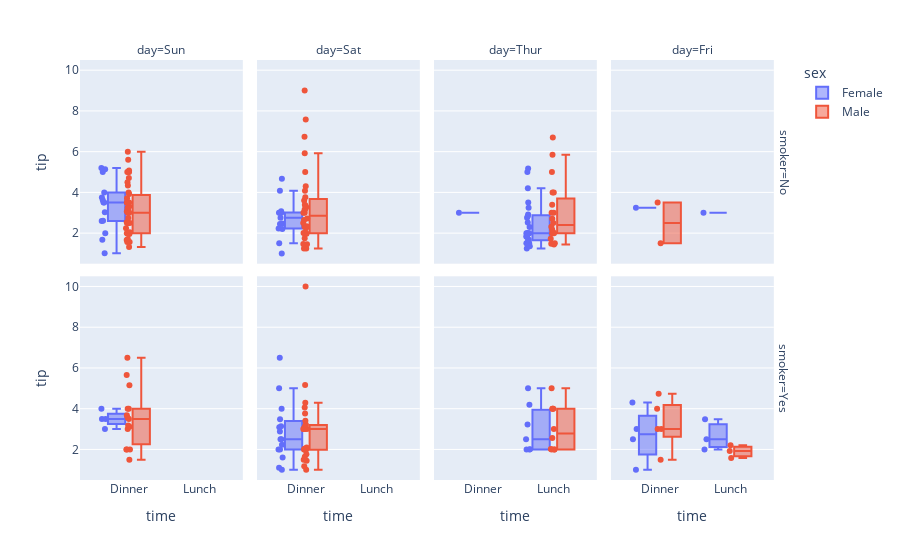

The code cell stored with this chart in its notebook:
### Markdown cell above
`-` 흡연유무에 따라서도 달라질까?

### Code cell
df.plot.box(backend='plotly',y='tip',x='time',color='sex',facet_col='day', facet_row='smoker',points='all')

### Figure 1 — Plotly figure (JSON) as saved in the notebook; plotly's stock layout.template omitted (floating-point values rounded to 4 significant figures)
{"data": [{"alignmentgroup": "True", "boxpoints": "all", "hovertemplate": "sex=Female<br>smoker=No<br>day=Sun<br>time=%{x}<br>tip=%{y}<extra></extra>", "legendgroup": "Female", "marker": {"color": "#636efa"}, "name": "Female", "notched": false, "offsetgroup": "Female", "orientation": "v", "showlegend": true, "type": "box", "x": ["Dinner", "Dinner", "Dinner", "Dinner", "Dinner", "Dinner", "Dinner", "Dinner", "Dinner", "Dinner", "Dinner", "Dinner", "Dinner", "Dinner"], "x0": " ", "xaxis": "x5", "y": [1.01, 3.61, 5, 3.02, 1.67, 3.5, 2.6, 5.2, 4, 3.5, 5.14, 3.75, 2.61, 2], "y0": " ", "yaxis": "y5"}, {"alignmentgroup": "True", "boxpoints": "all", "hovertemplate": "sex=Female<br>smoker=No<br>day=Sat<br>time=%{x}<br>tip=%{y}<extra></extra>", "legendgroup": "Female", "marker": {"color": "#636efa"}, "name": "Female", "notched": false, "offsetgroup": "Female", "orientation": "v", "showlegend": false, "type": "box", "x": ["Dinner", "Dinner", "Dinner", "Dinner", "Dinner", "Dinner", "Dinner", "Dinner", "Dinner", "Dinner", "Dinner", "Dinner", "Dinner"], "x0": " ", "xaxis": "x6", "y": [2.75, 2.23, 3, 3, 2.45, 3.07, 1.5, 2.47, 3, 2.2, 4.08, 1, 4.67], "y0": " ", "yaxis": "y6"}, {"alignmentgroup": "True", "boxpoints": "all", "hovertemplate": "sex=Female<br>smoker=No<br>day=Thur<br>time=%{x}<br>tip=%{y}<extra></extra>", "legendgroup": "Female", "marker": {"color": "#636efa"}, "name": "Female", "notched": false, "offsetgroup": "Female", "orientation": "v", "showlegend": false, "type": "box", "x": ["Lunch", "Lunch", "Lunch", "Lunch", "Lunch", "Lunch", "Lunch", "Lunch", "Lunch", "Lunch", "Lunch", "Lunch", "Lunch", "Lunch", "Lunch", "Lunch", "Lunch", "Lunch", "Lunch", "Lunch", "Lunch", "Lunch", "Lunch", "Lunch", "Dinner"], "x0": " ", "xaxis": "x7", "y": [1.83, 5.17, 1.5, 1.8, 2.92, 1.68, 2.52, 4.2, 2, 2, 2.83, 1.5, 2, 3.25, 1.25, 2, 2, 2.75, 3.5, 5, 2.3, 1.5, 1.36, 1.63, 3], "y0": " ", "yaxis": "y7"}, {"alignmentgroup": "True", "boxpoints": "all", "hovertemplate": "sex=Female<br>smoker=No<br>day=Fri<br>time=%{x}<br>tip=%{y}<extra></extra>", "legendgroup": "Female", "marker": {"color": "#636efa"}, "name": "Female", "notched": false, "offsetgroup": "Female", "orientation": "v", "showlegend": false, "type": "box", "x": ["Dinner", "Lunch"], "x0": " ", "xaxis": "x8", "y": [3.25, 3], "y0": " ", "yaxis": "y8"}, {"alignmentgroup": "True", "boxpoints": "all", "hovertemplate": "sex=Female<br>smoker=Yes<br>day=Sun<br>time=%{x}<br>tip=%{y}<extra></extra>", "legendgroup": "Female", "marker": {"color": "#636efa"}, "name": "Female", "notched": false, "offsetgroup": "Female", "orientation": "v", "showlegend": false, "type": "box", "x": ["Dinner", "Dinner", "Dinner", "Dinner"], "x0": " ", "xaxis": "x", "y": [3, 4, 3.5, 3.5], "y0": " ", "yaxis": "y"}, {"alignmentgroup": "True", "boxpoints": "all", "hovertemplate": "sex=Female<br>smoker=Yes<br>day=Sat<br>time=%{x}<br>tip=%{y}<extra></extra>", "legendgroup": "Female", "marker": {"color": "#636efa"}, "name": "Female", "notched": false, "offsetgroup": "Female", "orientation": "v", "showlegend": false, "type": "box", "x": ["Dinner", "Dinner", "Dinner", "Dinner", "Dinner", "Dinner", "Dinner", "Dinner", "Dinner", "Dinner", "Dinner", "Dinner", "Dinner", "Dinner", "Dinner"], "x0": " ", "xaxis": "x2", "y": [1, 3.14, 5, 2.5, 3.48, 4, 1.61, 2, 2.23, 2.5, 6.5, 1.1, 3.09, 2.88, 2], "y0": " ", "yaxis": "y2"}, {"alignmentgroup": "True", "boxpoints": "all", "hovertemplate": "sex=Female<br>smoker=Yes<br>day=Thur<br>time=%{x}<br>tip=%{y}<extra></extra>", "legendgroup": "Female", "marker": {"color": "#636efa"}, "name": "Female", "notched": false, "offsetgroup": "Female", "orientation": "v", "showlegend": false, "type": "box", "x": ["Lunch", "Lunch", "Lunch", "Lunch", "Lunch", "Lunch", "Lunch"], "x0": " ", "xaxis": "x3", "y": [4.19, 5, 2, 2.01, 2, 2.5, 3.23], "y0": " ", "yaxis": "y3"}, {"alignmentgroup": "True", "boxpoints": "all", "hovertemplate": "sex=Female<br>smoker=Yes<br>day=Fri<br>time=%{x}<br>tip=%{y}<extra></extra>", "legendgroup": "Female", "marker": {"color": "#636efa"}, "name": "Female", "notched": false, "offsetgroup": "Female", "orientation": "v", "showlegend": false, "type": "box", "x": ["Dinner", "Dinner", "Dinner", "Dinner", "Lunch", "Lunch", "Lunch"], "x0": " ", "xaxis": "x4", "y": [1, 4.3, 2.5, 3, 3.48, 2.5, 2], "y0": " ", "yaxis": "y4"}, {"alignmentgroup": "True", "boxpoints": "all", "hovertemplate": "sex=Male<br>smoker=No<br>day=Sun<br>time=%{x}<br>tip=%{y}<extra></extra>", "legendgroup": "Male", "marker": {"color": "#EF553B"}, "name": "Male", "notched": false, "offsetgroup": "Male", "orientation": "v", "showlegend": true, "type": "box", "x": ["Dinner", "Dinner", "Dinner", "Dinner", "Dinner", "Dinner", "Dinner", "Dinner", "Dinner", "Dinner", "Dinner", "Dinner", "Dinner", "Dinner", "Dinner", "Dinner", "Dinner", "Dinner", "Dinner", "Dinner", "Dinner", "Dinner", "Dinner", "Dinner", "Dinner", "Dinner", "Dinner", "Dinner", "Dinner", "Dinner", "Dinner", "Dinner", "Dinner", "Dinner", "Dinner", "Dinner", "Dinner", "Dinner", "Dinner", "Dinner", "Dinner", "Dinner", "Dinner"], "x0": " ", "xaxis": "x5", "y": [1.66, 3.5, 3.31, 4.71, 2, 3.12, 1.96, 3.23, 1.71, 1.57, 3, 3.92, 3.71, 2.54, 3.06, 1.32, 5.6, 3, 5, 6, 2.05, 3, 2.5, 1.56, 4.34, 3.51, 4, 2.55, 5.07, 2.5, 2, 2.74, 2, 2, 5, 2, 3.5, 2.5, 2, 3.48, 2.24, 4.5, 5], "y0": " ", "yaxis": "y5"}, {"alignmentgroup": "True", "boxpoints": "all", "hovertemplate": "sex=Male<br>smoker=No<br>day=Sat<br>time=%{x}<br>tip=%{y}<extra></extra>", "legendgroup": "Male", "marker": {"color": "#EF553B"}, "name": "Male", "notched": false, "offsetgroup": "Male", "orientation": "v", "showlegend": false, "type": "box", "x": ["Dinner", "Dinner", "Dinner", "Dinner", "Dinner", "Dinner", "Dinner", "Dinner", "Dinner", "Dinner", "Dinner", "Dinner", "Dinner", "Dinner", "Dinner", "Dinner", "Dinner", "Dinner", "Dinner", "Dinner", "Dinner", "Dinner", "Dinner", "Dinner", "Dinner", "Dinner", "Dinner", "Dinner", "Dinner", "Dinner", "Dinner", "Dinner"], "x0": " ", "xaxis": "x6", "y": [3.35, 4.08, 7.58, 3.18, 2.34, 2, 2, 4.3, 1.45, 2.5, 3.27, 3.6, 2, 2.31, 5, 2.24, 6.73, 2.64, 3.15, 2.01, 1.97, 1.25, 3.76, 3, 9, 3, 2.72, 3.39, 1.47, 1.25, 5.92, 1.75], "y0": " ", "yaxis": "y6"}, {"alignmentgroup": "True", "boxpoints": "all", "hovertemplate": "sex=Male<br>smoker=No<br>day=Thur<br>time=%{x}<br>tip=%{y}<extra></extra>", "legendgroup": "Male", "marker": {"color": "#EF553B"}, "name": "Male", "notched": false, "offsetgroup": "Male", "orientation": "v", "showlegend": false, "type": "box", "x": ["Lunch", "Lunch", "Lunch", "Lunch", "Lunch", "Lunch", "Lunch", "Lunch", "Lunch", "Lunch", "Lunch", "Lunch", "Lunch", "Lunch", "Lunch", "Lunch", "Lunch", "Lunch", "Lunch", "Lunch"], "x0": " ", "xaxis": "x7", "y": [4, 3, 2.71, 3.4, 2.03, 2, 4, 5.85, 3, 2.31, 2.5, 2, 1.48, 2.18, 1.5, 6.7, 5, 1.73, 2, 1.44], "y0": " ", "yaxis": "y7"}, {"alignmentgroup": "True", "boxpoints": "all", "hovertemplate": "sex=Male<br>smoker=No<br>day=Fri<br>time=%{x}<br>tip=%{y}<extra></extra>", "legendgroup": "Male", "marker": {"color": "#EF553B"}, "name": "Male", "notched": false, "offsetgroup": "Male", "orientation": "v", "showlegend": false, "type": "box", "x": ["Dinner", "Dinner"], "x0": " ", "xaxis": "x8", "y": [3.5, 1.5], "y0": " ", "yaxis": "y8"}, {"alignmentgroup": "True", "boxpoints": "all", "hovertemplate": "sex=Male<br>smoker=Yes<br>day=Sun<br>time=%{x}<br>tip=%{y}<extra></extra>", "legendgroup": "Male", "marker": {"color": "#EF553B"}, "name": "Male", "notched": false, "offsetgroup": "Male", "orientation": "v", "showlegend": false, "type": "box", "x": ["Dinner", "Dinner", "Dinner", "Dinner", "Dinner", "Dinner", "Dinner", "Dinner", "Dinner", "Dinner", "Dinner", "Dinner", "Dinner", "Dinner", "Dinner"], "x0": " ", "xaxis": "x", "y": [5.15, 3.18, 4, 3.11, 2, 2, 3.55, 3.68, 5.65, 3.5, 6.5, 3, 2, 4, 1.5], "y0": " ", "yaxis": "y"}, {"alignmentgroup": "True", "boxpoints": "all", "hovertemplate": "sex=Male<br>smoker=Yes<br>day=Sat<br>time=%{x}<br>tip=%{y}<extra></extra>", "legendgroup": "Male", "marker": {"color": "#EF553B"}, "name": "Male", "notched": false, "offsetgroup": "Male", "orientation": "v", "showlegend": false, "type": "box", "x": ["Dinner", "Dinner", "Dinner", "Dinner", "Dinner", "Dinner", "Dinner", "Dinner", "Dinner", "Dinner", "Dinner", "Dinner", "Dinner", "Dinner", "Dinner", "Dinner", "Dinner", "Dinner", "Dinner", "Dinner", "Dinner", "Dinner", "Dinner", "Dinner", "Dinner", "Dinner", "Dinner"], "x0": " ", "xaxis": "x2", "y": [3, 1.76, 3.21, 2, 1.98, 3.76, 2.09, 3.08, 1.64, 4.06, 4.29, 10, 3.16, 3.41, 3, 2.03, 2, 5.16, 3, 1.5, 1.44, 2, 3, 3, 1, 1.17, 2], "y0": " ", "yaxis": "y2"}, {"alignmentgroup": "True", "boxpoints": "all", "hovertemplate": "sex=Male<br>smoker=Yes<br>day=Thur<br>time=%{x}<br>tip=%{y}<extra></extra>", "legendgroup": "Male", "marker": {"color": "#EF553B"}, "name": "Male", "notched": false, "offsetgroup": "Male", "orientation": "v", "showlegend": false, "type": "box", "x": ["Lunch", "Lunch", "Lunch", "Lunch", "Lunch", "Lunch", "Lunch", "Lunch", "Lunch", "Lunch"], "x0": " ", "xaxis": "x3", "y": [3, 5, 2, 2.56, 2.02, 4, 2, 2, 4, 4], "y0": " ", "yaxis": "y3"}, {"alignmentgroup": "True", "boxpoints": "all", "hovertemplate": "sex=Male<br>smoker=Yes<br>day=Fri<br>time=%{x}<br>tip=%{y}<extra></extra>", "legendgroup": "Male", "marker": {"color": "#EF553B"}, "name": "Male", "notched": false, "offsetgroup": "Male", "orientation": "v", "showlegend": false, "type": "box", "x": ["Dinner", "Dinner", "Dinner", "Dinner", "Dinner", "Lunch", "Lunch", "Lunch"], "x0": " ", "xaxis": "x4", "y": [3, 4.73, 4, 1.5, 3, 2.2, 1.92, 1.58], "y0": " ", "yaxis": "y4"}], "layout": {"annotations": [{"font": {}, "showarrow": false, "text": "day=Sun", "x": 0.115, "xanchor": "center", "xref": "paper", "y": 1, "yanchor": "bottom", "yref": "paper"}, {"font": {}, "showarrow": false, "text": "day=Sat", "x": 0.365, "xanchor": "center", "xref": "paper", "y": 1, "yanchor": "bottom", "yref": "paper"}, {"font": {}, "showarrow": false, "text": "day=Thur", "x": 0.615, "xanchor": "center", "xref": "paper", "y": 1, "yanchor": "bottom", "yref": "paper"}, {"font": {}, "showarrow": false, "text": "day=Fri", "x": 0.865, "xanchor": "center", "xref": "paper", "y": 1, "yanchor": "bottom", "yref": "paper"}, {"font": {}, "showarrow": false, "text": "smoker=Yes", "textangle": 90, "x": 0.98, "xanchor": "left", "xref": "paper", "y": 0.2425, "yanchor": "middle", "yref": "paper"}, {"font": {}, "showarrow": false, "text": "smoker=No", "textangle": 90, "x": 0.98, "xanchor": "left", "xref": "paper", "y": 0.7575, "yanchor": "middle", "yref": "paper"}], "autosize": true, "boxmode": "group", "legend": {"title": {"text": "sex"}, "tracegroupgap": 0}, "margin": {"t": 60}, "xaxis": {"anchor": "y", "autorange": true, "domain": [0, 0.23], "range": [-0.6974, 1.616], "title": {"text": "time"}, "type": "category"}, "xaxis2": {"anchor": "y2", "autorange": true, "domain": [0.25, 0.48], "matches": "x", "range": [-0.6974, 1.616], "title": {"text": "time"}, "type": "category"}, "xaxis3": {"anchor": "y3", "autorange": true, "domain": [0.5, 0.73], "matches": "x", "range": [-0.6974, 1.616], "title": {"text": "time"}, "type": "category"}, "xaxis4": {"anchor": "y4", "autorange": true, "domain": [0.75, 0.98], "matches": "x", "range": [-0.6974, 1.616], "title": {"text": "time"}, "type": "category"}, "xaxis5": {"anchor": "y5", "autorange": true, "domain": [0, 0.23], "matches": "x", "range": [-0.6974, 1.616], "showticklabels": false, "type": "category"}, "xaxis6": {"anchor": "y6", "autorange": true, "domain": [0.25, 0.48], "matches": "x", "range": [-0.6974, 1.616], "showticklabels": false, "type": "category"}, "xaxis7": {"anchor": "y7", "autorange": true, "domain": [0.5, 0.73], "matches": "x", "range": [-0.6974, 1.616], "showticklabels": false, "type": "category"}, "xaxis8": {"anchor": "y8", "autorange": true, "domain": [0.75, 0.98], "matches": "x", "range": [-0.6974, 1.616], "showticklabels": false, "type": "category"}, "yaxis": {"anchor": "x", "autorange": true, "domain": [0, 0.485], "range": [0.5, 10.5], "title": {"text": "tip"}, "type": "linear"}, "yaxis2": {"anchor": "x2", "autorange": true, "domain": [0, 0.485], "matches": "y", "range": [0.5, 10.5], "showticklabels": false, "type": "linear"}, "yaxis3": {"anchor": "x3", "autorange": true, "domain": [0, 0.485], "matches": "y", "range": [0.5, 10.5], "showticklabels": false, "type": "linear"}, "yaxis4": {"anchor": "x4", "autorange": true, "domain": [0, 0.485], "matches": "y", "range": [0.5, 10.5], "showticklabels": false, "type": "linear"}, "yaxis5": {"anchor": "x5", "autorange": true, "domain": [0.515, 1], "matches": "y", "range": [0.5, 10.5], "title": {"text": "tip"}, "type": "linear"}, "yaxis6": {"anchor": "x6", "autorange": true, "domain": [0.515, 1], "matches": "y", "range": [0.5, 10.5], "showticklabels": false, "type": "linear"}, "yaxis7": {"anchor": "x7", "autorange": true, "domain": [0.515, 1], "matches": "y", "range": [0.5, 10.5], "showticklabels": false, "type": "linear"}, "yaxis8": {"anchor": "x8", "autorange": true, "domain": [0.515, 1], "matches": "y", "range": [0.5, 10.5], "showticklabels": false, "type": "linear"}}}
